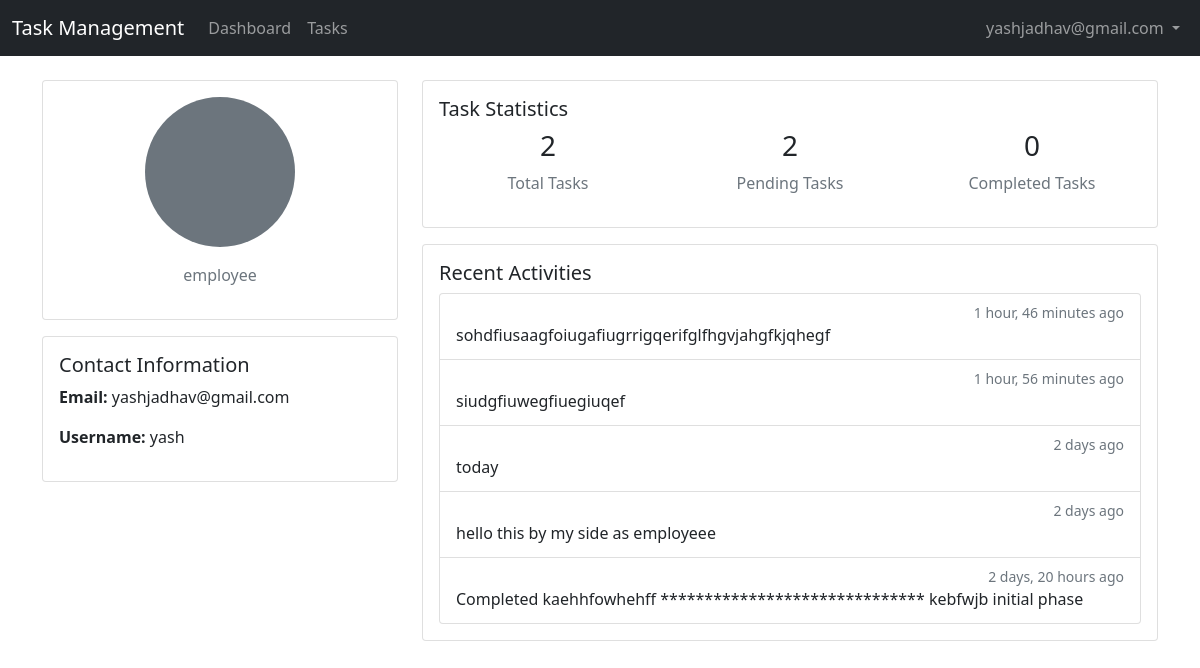
/profile/ (signed in), run on the app's committed database.
### account/models.py (models this page shows, shortened)
class CustomUser(AbstractBaseUser, PermissionsMixin):
    email = models.EmailField(unique=True)
    first_name = models.CharField(max_length=30, blank=True, null=True)
    last_name = models.CharField(max_length=30, blank=True, null=True)
    username = models.CharField(max_length=30, blank=True, null=True)
    password = models.CharField(max_length=128, blank=True, null=True)
    user_type = models.ForeignKey(
        UserType, on_delete=models.CASCADE, null=True,blank=True, related_name="custom_user_type"
    )
    is_active = models.BooleanField(default=True)
    is_staff = models.BooleanField(default=False)
    is_deleted = models.BooleanField(default=False)
    created_at = models.DateTimeField(auto_now_add=True)
    updated_at = models.DateTimeField(auto_now=True)
    is_password_created = models.BooleanField(default=False)
    forget_password_secret = models.CharField(max_length = 128 ,blank=True, null=True)
    forget_password_secret_expire_time = models.DateTimeField(null= True,blank=True)
    objects = CustomUserManager()
    REQUIRED_FIELDS = []
    USERNAME_FIELD = "email"
    def __str__(self):
        return self.email

class UserType(models.Model):
    name = models.CharField(max_length=50, unique=True)
    can_create_user=models.BooleanField(default=False)
    can_assign_task=models.BooleanField(default=False)
    is_empolyee=models.BooleanField(default=False)
    is_electrician=models.BooleanField(default=False)
    class Meta:
        permissions = [
            ("can_assign_task", "Can assign tasks to users"),
        ]

class TaskAction(models.Model):
    task = models.ForeignKey(Task, on_delete=models.CASCADE, related_name='actions')
    performed_by = models.ForeignKey('CustomUser', on_delete=models.CASCADE)
    action_description = models.TextField()
    timestamp = models.DateTimeField(auto_now_add=True)
    class Meta:
        ordering = ['-timestamp']

### account/views.py (the view)
# urls.py: path('profile/', views.profile, name='profile'),
@login_required
def profile(request):
    context = {
        'total_tasks': Task.objects.filter(assigned_to=request.user).count(),
        'pending_tasks': Task.objects.filter(
            assigned_to=request.user,
            status__in=['PENDING', 'IN_PROGRESS']
        ).count(),
        'completed_tasks': Task.objects.filter(
            assigned_to=request.user,
            status='COMPLETED'
        ).count(),
        'recent_actions': TaskAction.objects.filter(
            performed_by=request.user
        ).order_by('-timestamp')[:5],
    }
    return render(request, 'account/profile.html', context)

### account/templates/account/profile.html (shortened to what this page needs)
{% extends 'base.html' %}
{% block content %}
<div class="container">
    <div class="row">
        <div class="col-md-4">
            <div class="card">
                <div class="card-body text-center">
                    {% if user.profile_picture %}
                        <img src="{{ user.profile_picture.url }}" alt="Profile Picture"
                             class="rounded-circle mb-3" style="width: 150px; height: 150px; object-fit: cover;">
                    {% else %}
                        <div class="rounded-circle bg-secondary text-white d-flex align-items-center justify-content-center mx-auto mb-3"
                             style="width: 150px; height: 150px; font-size: 48px;">
                        </div>
                    {% endif %}
                    <p class="text-muted">{{ user.user_type.name }}</p>
                </div>
            </div>
            <div class="card mt-3">
                <div class="card-body">
                    <h5 class="card-title">Contact Information</h5>
                    <p><strong>Email:</strong> {{ user.email }}</p>
                    <p><strong>Username:</strong> {{ user.username }}</p>
                </div>
            </div>
        </div>
        <div class="col-md-8">
            <div class="card">
                <div class="card-body">
                    <h5 class="card-title">Task Statistics</h5>
                    <div class="row text-center">
                        <div class="col-md-4">
                            <h3>{{ total_tasks }}</h3>
                            <p class="text-muted">Total Tasks</p>
                        </div>
                        <div class="col-md-4">
                            <h3>{{ pending_tasks }}</h3>
                            <p class="text-muted">Pending Tasks</p>
                        </div>
                        <div class="col-md-4">
                            <h3>{{ completed_tasks }}</h3>
                            <p class="text-muted">Completed Tasks</p>
                        </div>
                    </div>
                </div>
            </div>
            <div class="card mt-3">
                <div class="card-body">
                    <h5 class="card-title">Recent Activities</h5>
                    <div class="list-group">
                        {% for action in recent_actions %}
                            <div class="list-group-item">
                                <div class="d-flex w-100 justify-content-between">
                                    <small class="text-muted">{{ action.timestamp|timesince }} ago</small>
                                </div>
                                <p class="mb-1">{{ action.action_description }}</p>
                            </div>
                        {% empty %}
                            <p class="text-muted">No recent activities</p>
                        {% endfor %}
                    </div>
                </div>
            </div>
        </div>
    </div>
</div>
{% endblock %}

### account/templates/base.html (shortened to what this page needs)
{% load static %}
<!DOCTYPE html>
<html lang="en">
<head>
    <link href="https://cdn.jsdelivr.net/npm/bootstrap@5.1.3/dist/css/bootstrap.min.css" rel="stylesheet">
    <link href="https://cdnjs.cloudflare.com/ajax/libs/font-awesome/5.15.4/css/all.min.css" rel="stylesheet">
</head>
<body>
    <nav class="navbar navbar-expand-lg navbar-dark bg-dark">
        <div class="container-fluid">
            <a class="navbar-brand" href="{% url 'index' %}">Task Management</a>
            <div class="collapse navbar-collapse" id="navbarNav">
                <ul class="navbar-nav me-auto">
                    {% if request.user.is_authenticated %}
                        <li class="nav-item">
                            <a class="nav-link" href="{% url 'dashboard' %}">Dashboard</a>
                        </li>
                        <li class="nav-item">
                            <a class="nav-link" href="{% url 'task_list' %}">Tasks</a>
                        </li>
                    {% endif %}
                </ul>
                <ul class="navbar-nav">
                    {% if user.is_authenticated %}
                        <li class="nav-item dropdown">
                            <a class="nav-link dropdown-toggle" href="#" id="navbarDropdown" role="button"
                               data-bs-toggle="dropdown">
                                {{ user.email }}
                            </a>
                        </li>
                    {% else %}
                        <li class="nav-item">
                            <a class="nav-link" href="{% url 'login' %}">Login</a>
                        </li>
                    {% endif %}
                </ul>
            </div>
        </div>
    </nav>
    <main class="py-4">
        {% block content %}{% endblock %}
    </main>
</body>
</html>

### data on the page
CustomUser: email "yashjadhav@gmail.com", user_type.name "employee", username "yash"
TaskAction: timestamp "1 hour, 46 minutes", action_description "sohdfiusaagfoiugafiugrrigqerifglfhgvjahgfkjqhegf"
TaskAction: timestamp "1 hour, 56 minutes", action_description "siudgfiuwegfiuegiuqef"
TaskAction: timestamp "2 days", action_description "today"
TaskAction: timestamp "2 days", action_description "hello this by my side as employeee"
TaskAction: timestamp "2 days, 20 hours", action_description "Completed kaehhfowhehff ****************************** kebfwjb initial phase"

### other printed values
{{ total_tasks }} "2"
{{ pending_tasks }} "2"
{{ completed_tasks }} "0"
